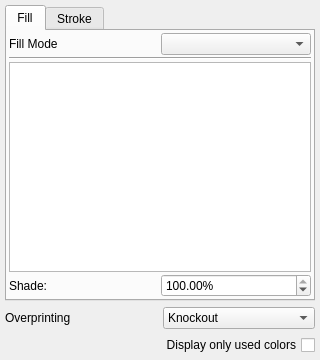
<?xml version="1.0" encoding="UTF-8"?>
<ui version="4.0">
 <class>colorPalette</class>
 <widget class="QWidget" name="colorPalette">
  <property name="geometry">
   <rect>
    <x>0</x>
    <y>0</y>
    <width>320</width>
    <height>360</height>
   </rect>
  </property>
  <property name="windowTitle">
   <string notr="true">Form</string>
  </property>
  <layout class="QVBoxLayout" name="verticalLayout">
   <property name="leftMargin">
    <number>5</number>
   </property>
   <property name="topMargin">
    <number>5</number>
   </property>
   <property name="rightMargin">
    <number>5</number>
   </property>
   <property name="bottomMargin">
    <number>5</number>
   </property>
   <item>
    <widget class="QTabWidget" name="tabFillStroke">
     <property name="currentIndex">
      <number>0</number>
     </property>
     <widget class="QWidget" name="tabFill">
      <attribute name="title">
       <string>Fill</string>
      </attribute>
      <layout class="QVBoxLayout" name="verticalLayout_2">
       <property name="spacing">
        <number>2</number>
       </property>
       <property name="leftMargin">
        <number>2</number>
       </property>
       <property name="topMargin">
        <number>2</number>
       </property>
       <property name="rightMargin">
        <number>2</number>
       </property>
       <property name="bottomMargin">
        <number>2</number>
       </property>
       <item>
        <layout class="QHBoxLayout" name="horizontalLayout_2">
         <item>
          <widget class="QLabel" name="fillModeLabel">
           <property name="text">
            <string>Fill Mode</string>
           </property>
          </widget>
         </item>
         <item>
          <widget class="QComboBox" name="fillModeCombo"/>
         </item>
        </layout>
       </item>
       <item>
        <widget class="Line" name="line">
         <property name="orientation">
          <enum>Qt::Horizontal</enum>
         </property>
        </widget>
       </item>
       <item>
        <widget class="QStackedWidget" name="fillModeStack">
         <property name="currentIndex">
          <number>0</number>
         </property>
         <widget class="QWidget" name="solidFillPage">
          <layout class="QVBoxLayout" name="verticalLayout_3">
           <property name="spacing">
            <number>2</number>
           </property>
           <property name="leftMargin">
            <number>0</number>
           </property>
           <property name="topMargin">
            <number>0</number>
           </property>
           <property name="rightMargin">
            <number>0</number>
           </property>
           <property name="bottomMargin">
            <number>0</number>
           </property>
           <item>
            <widget class="ColorListBox" name="colorListFill"/>
           </item>
           <item>
            <layout class="QHBoxLayout" name="horizontalLayout_3">
             <item>
              <widget class="QLabel" name="fillShadeLabel">
               <property name="text">
                <string>Shade:</string>
               </property>
              </widget>
             </item>
             <item>
              <widget class="ScrSpinBox" name="fillShade">
               <property name="suffix">
                <string>%</string>
               </property>
               <property name="maximum">
                <double>100.000000000000000</double>
               </property>
               <property name="value">
                <double>100.000000000000000</double>
               </property>
              </widget>
             </item>
            </layout>
           </item>
          </layout>
         </widget>
         <widget class="QWidget" name="gradientFillPage">
          <layout class="QVBoxLayout" name="verticalLayout_5">
           <property name="spacing">
            <number>2</number>
           </property>
           <property name="leftMargin">
            <number>0</number>
           </property>
           <property name="topMargin">
            <number>0</number>
           </property>
           <property name="rightMargin">
            <number>0</number>
           </property>
           <property name="bottomMargin">
            <number>0</number>
           </property>
           <item>
            <layout class="QHBoxLayout" name="horizontalLayout_4">
             <item>
              <widget class="QComboBox" name="gradientType">
               <item>
                <property name="text">
                 <string>Linear</string>
                </property>
               </item>
               <item>
                <property name="text">
                 <string>Radial</string>
                </property>
               </item>
               <item>
                <property name="text">
                 <string>Conical</string>
                </property>
               </item>
               <item>
                <property name="text">
                 <string>4 Colors</string>
                </property>
               </item>
               <item>
                <property name="text">
                 <string>Diamond</string>
                </property>
               </item>
               <item>
                <property name="text">
                 <string>Mesh</string>
                </property>
               </item>
               <item>
                <property name="text">
                 <string>Patch Mesh</string>
                </property>
               </item>
              </widget>
             </item>
             <item>
              <widget class="QToolButton" name="gradEditButton">
               <property name="text">
                <string>Move Vector</string>
               </property>
               <property name="checkable">
                <bool>true</bool>
               </property>
              </widget>
             </item>
            </layout>
           </item>
           <item>
            <widget class="QStackedWidget" name="stackedWidget_2">
             <property name="currentIndex">
              <number>0</number>
             </property>
             <widget class="QWidget" name="page_3">
              <layout class="QVBoxLayout" name="verticalLayout_4">
               <item>
                <widget class="QComboBox" name="namedGradient"/>
               </item>
               <item>
                <widget class="GradientEditor" name="gradEdit">
                 <property name="sizePolicy">
                  <sizepolicy hsizetype="Preferred" vsizetype="Expanding">
                   <horstretch>0</horstretch>
                   <verstretch>0</verstretch>
                  </sizepolicy>
                 </property>
                 <property name="frameShape">
                  <enum>QFrame::NoFrame</enum>
                 </property>
                 <property name="frameShadow">
                  <enum>QFrame::Raised</enum>
                 </property>
                </widget>
               </item>
               <item>
                <layout class="QHBoxLayout" name="horizontalLayout_10">
                 <item>
                  <widget class="QLabel" name="gradientExtendLabel">
                   <property name="text">
                    <string>Extend:</string>
                   </property>
                  </widget>
                 </item>
                 <item>
                  <widget class="QComboBox" name="gradientExtend">
                   <item>
                    <property name="text">
                     <string>None</string>
                    </property>
                   </item>
                   <item>
                    <property name="text">
                     <string>Pad</string>
                    </property>
                   </item>
                  </widget>
                 </item>
                </layout>
               </item>
              </layout>
             </widget>
             <widget class="QWidget" name="page_4">
              <layout class="QVBoxLayout" name="verticalLayout_8">
               <property name="leftMargin">
                <number>0</number>
               </property>
               <property name="topMargin">
                <number>0</number>
               </property>
               <property name="rightMargin">
                <number>0</number>
               </property>
               <property name="bottomMargin">
                <number>0</number>
               </property>
               <item>
                <layout class="QGridLayout" name="gridLayout_4">
                 <item row="0" column="0">
                  <widget class="QLabel" name="colorPointLabel">
                   <property name="text">
                    <string>Color</string>
                   </property>
                  </widget>
                 </item>
                 <item row="0" column="1">
                  <widget class="QLabel" name="colorShadeLabel">
                   <property name="text">
                    <string>Shade</string>
                   </property>
                  </widget>
                 </item>
                 <item row="0" column="2">
                  <widget class="QLabel" name="colorAlphaLabel">
                   <property name="text">
                    <string>Transparency</string>
                   </property>
                  </widget>
                 </item>
                 <item row="1" column="0">
                  <widget class="ColorCombo" name="colorPoint1">
                   <property name="sizePolicy">
                    <sizepolicy hsizetype="Expanding" vsizetype="Fixed">
                     <horstretch>0</horstretch>
                     <verstretch>0</verstretch>
                    </sizepolicy>
                   </property>
                  </widget>
                 </item>
                 <item row="1" column="1">
                  <widget class="ScrSpinBox" name="color1Shade">
                   <property name="suffix">
                    <string> %</string>
                   </property>
                   <property name="minimum">
                    <double>0.000000000000000</double>
                   </property>
                   <property name="maximum">
                    <double>100.000000000000000</double>
                   </property>
                   <property name="singleStep">
                    <double>10.000000000000000</double>
                   </property>
                   <property name="value">
                    <double>100.000000000000000</double>
                   </property>
                  </widget>
                 </item>
                 <item row="1" column="2">
                  <widget class="ScrSpinBox" name="color1Alpha">
                   <property name="suffix">
                    <string> %</string>
                   </property>
                   <property name="maximum">
                    <double>100.000000000000000</double>
                   </property>
                   <property name="singleStep">
                    <double>10.000000000000000</double>
                   </property>
                   <property name="value">
                    <double>100.000000000000000</double>
                   </property>
                  </widget>
                 </item>
                 <item row="2" column="0">
                  <widget class="ColorCombo" name="colorPoint2">
                   <property name="sizePolicy">
                    <sizepolicy hsizetype="Expanding" vsizetype="Fixed">
                     <horstretch>0</horstretch>
                     <verstretch>0</verstretch>
                    </sizepolicy>
                   </property>
                  </widget>
                 </item>
                 <item row="2" column="1">
                  <widget class="ScrSpinBox" name="color2Shade">
                   <property name="suffix">
                    <string> %</string>
                   </property>
                   <property name="minimum">
                    <double>0.000000000000000</double>
                   </property>
                   <property name="maximum">
                    <double>100.000000000000000</double>
                   </property>
                   <property name="singleStep">
                    <double>10.000000000000000</double>
                   </property>
                   <property name="value">
                    <double>100.000000000000000</double>
                   </property>
                  </widget>
                 </item>
                 <item row="2" column="2">
                  <widget class="ScrSpinBox" name="color2Alpha">
                   <property name="suffix">
                    <string> %</string>
                   </property>
                   <property name="maximum">
                    <double>100.000000000000000</double>
                   </property>
                   <property name="singleStep">
                    <double>10.000000000000000</double>
                   </property>
                   <property name="value">
                    <double>100.000000000000000</double>
                   </property>
                  </widget>
                 </item>
                 <item row="3" column="0">
                  <widget class="ColorCombo" name="colorPoint3">
                   <property name="sizePolicy">
                    <sizepolicy hsizetype="Expanding" vsizetype="Fixed">
                     <horstretch>0</horstretch>
                     <verstretch>0</verstretch>
                    </sizepolicy>
                   </property>
                  </widget>
                 </item>
                 <item row="3" column="1">
                  <widget class="ScrSpinBox" name="color3Shade">
                   <property name="suffix">
                    <string> %</string>
                   </property>
                   <property name="minimum">
                    <double>0.000000000000000</double>
                   </property>
                   <property name="maximum">
                    <double>100.000000000000000</double>
                   </property>
                   <property name="singleStep">
                    <double>10.000000000000000</double>
                   </property>
                   <property name="value">
                    <double>100.000000000000000</double>
                   </property>
                  </widget>
                 </item>
                 <item row="3" column="2">
                  <widget class="ScrSpinBox" name="color3Alpha">
                   <property name="suffix">
                    <string> %</string>
                   </property>
                   <property name="maximum">
                    <double>100.000000000000000</double>
                   </property>
                   <property name="singleStep">
                    <double>10.000000000000000</double>
                   </property>
                   <property name="value">
                    <double>100.000000000000000</double>
                   </property>
                  </widget>
                 </item>
                 <item row="4" column="0">
                  <widget class="ColorCombo" name="colorPoint4">
                   <property name="sizePolicy">
                    <sizepolicy hsizetype="Expanding" vsizetype="Fixed">
                     <horstretch>0</horstretch>
                     <verstretch>0</verstretch>
                    </sizepolicy>
                   </property>
                  </widget>
                 </item>
                 <item row="4" column="1">
                  <widget class="ScrSpinBox" name="color4Shade">
                   <property name="suffix">
                    <string> %</string>
                   </property>
                   <property name="minimum">
                    <double>0.000000000000000</double>
                   </property>
                   <property name="maximum">
                    <double>100.000000000000000</double>
                   </property>
                   <property name="singleStep">
                    <double>10.000000000000000</double>
                   </property>
                   <property name="value">
                    <double>100.000000000000000</double>
                   </property>
                  </widget>
                 </item>
                 <item row="4" column="2">
                  <widget class="ScrSpinBox" name="color4Alpha">
                   <property name="suffix">
                    <string> %</string>
                   </property>
                   <property name="maximum">
                    <double>100.000000000000000</double>
                   </property>
                   <property name="singleStep">
                    <double>10.000000000000000</double>
                   </property>
                   <property name="value">
                    <double>100.000000000000000</double>
                   </property>
                  </widget>
                 </item>
                </layout>
               </item>
               <item>
                <spacer name="verticalSpacer">
                 <property name="orientation">
                  <enum>Qt::Vertical</enum>
                 </property>
                 <property name="sizeHint" stdset="0">
                  <size>
                   <width>20</width>
                   <height>70</height>
                  </size>
                 </property>
                </spacer>
               </item>
              </layout>
             </widget>
             <widget class="QWidget" name="page_5">
              <layout class="QVBoxLayout" name="verticalLayout_9">
               <item>
                <layout class="QGridLayout" name="gridLayout_5">
                 <item row="0" column="0">
                  <widget class="QLabel" name="colorMeshPointLabel">
                   <property name="text">
                    <string>Color:</string>
                   </property>
                  </widget>
                 </item>
                 <item row="0" column="1">
                  <widget class="ColorCombo" name="colorMeshPoint">
                   <property name="enabled">
                    <bool>false</bool>
                   </property>
                   <property name="sizePolicy">
                    <sizepolicy hsizetype="Expanding" vsizetype="Fixed">
                     <horstretch>0</horstretch>
                     <verstretch>0</verstretch>
                    </sizepolicy>
                   </property>
                  </widget>
                 </item>
                 <item row="1" column="0">
                  <widget class="QLabel" name="shadeMeshPointLabel">
                   <property name="text">
                    <string>Shade:</string>
                   </property>
                  </widget>
                 </item>
                 <item row="1" column="1">
                  <widget class="ScrSpinBox" name="shadeMeshPoint">
                   <property name="enabled">
                    <bool>false</bool>
                   </property>
                   <property name="suffix">
                    <string> %</string>
                   </property>
                   <property name="minimum">
                    <double>0.000000000000000</double>
                   </property>
                   <property name="maximum">
                    <double>100.000000000000000</double>
                   </property>
                   <property name="singleStep">
                    <double>10.000000000000000</double>
                   </property>
                   <property name="value">
                    <double>100.000000000000000</double>
                   </property>
                  </widget>
                 </item>
                 <item row="2" column="0">
                  <widget class="QLabel" name="transparencyMeshPointLabel">
                   <property name="text">
                    <string>Opacity:</string>
                   </property>
                  </widget>
                 </item>
                 <item row="2" column="1">
                  <widget class="ScrSpinBox" name="transparencyMeshPoint">
                   <property name="enabled">
                    <bool>false</bool>
                   </property>
                   <property name="suffix">
                    <string> %</string>
                   </property>
                   <property name="maximum">
                    <double>100.000000000000000</double>
                   </property>
                   <property name="singleStep">
                    <double>10.000000000000000</double>
                   </property>
                   <property name="value">
                    <double>100.000000000000000</double>
                   </property>
                  </widget>
                 </item>
                </layout>
               </item>
               <item>
                <layout class="QHBoxLayout" name="horizontalLayout_8">
                 <item>
                  <widget class="QToolButton" name="editMeshColors">
                   <property name="text">
                    <string>Edit Colors</string>
                   </property>
                   <property name="checkable">
                    <bool>true</bool>
                   </property>
                  </widget>
                 </item>
                 <item>
                  <spacer name="horizontalSpacer_2">
                   <property name="orientation">
                    <enum>Qt::Horizontal</enum>
                   </property>
                   <property name="sizeHint" stdset="0">
                    <size>
                     <width>40</width>
                     <height>20</height>
                    </size>
                   </property>
                  </spacer>
                 </item>
                </layout>
               </item>
               <item>
                <spacer name="verticalSpacer_2">
                 <property name="orientation">
                  <enum>Qt::Vertical</enum>
                 </property>
                 <property name="sizeHint" stdset="0">
                  <size>
                   <width>20</width>
                   <height>101</height>
                  </size>
                 </property>
                </spacer>
               </item>
              </layout>
             </widget>
            </widget>
           </item>
          </layout>
         </widget>
         <widget class="QWidget" name="page">
          <layout class="QVBoxLayout" name="verticalLayout_12">
           <item>
            <layout class="QGridLayout" name="gridLayout">
             <item row="0" column="0">
              <widget class="QLabel" name="hatchDistLabel">
               <property name="text">
                <string>Distance:</string>
               </property>
              </widget>
             </item>
             <item row="0" column="1">
              <widget class="ScrSpinBox" name="hatchDist"/>
             </item>
             <item row="1" column="0">
              <widget class="QLabel" name="hatchAngleLabel">
               <property name="text">
                <string>Angle:</string>
               </property>
              </widget>
             </item>
             <item row="1" column="1">
              <widget class="ScrSpinBox" name="hatchAngle"/>
             </item>
             <item row="2" column="0">
              <widget class="QLabel" name="hatchTypeLabel">
               <property name="text">
                <string>Type:</string>
               </property>
              </widget>
             </item>
             <item row="2" column="1">
              <widget class="QComboBox" name="hatchType">
               <item>
                <property name="text">
                 <string>Single</string>
                </property>
               </item>
               <item>
                <property name="text">
                 <string>Double</string>
                </property>
               </item>
               <item>
                <property name="text">
                 <string>Triple</string>
                </property>
               </item>
              </widget>
             </item>
             <item row="3" column="0">
              <widget class="QLabel" name="hatchLineColorLabel">
               <property name="text">
                <string>Line Color:</string>
               </property>
              </widget>
             </item>
             <item row="3" column="1">
              <widget class="ColorCombo" name="hatchLineColor"/>
             </item>
             <item row="4" column="0">
              <widget class="QLabel" name="hatchBackgroundLabel">
               <property name="text">
                <string>Background:</string>
               </property>
              </widget>
             </item>
             <item row="4" column="1">
              <widget class="ColorCombo" name="hatchBackground"/>
             </item>
            </layout>
           </item>
           <item>
            <spacer name="verticalSpacer_3">
             <property name="orientation">
              <enum>Qt::Vertical</enum>
             </property>
             <property name="sizeHint" stdset="0">
              <size>
               <width>20</width>
               <height>75</height>
              </size>
             </property>
            </spacer>
           </item>
          </layout>
         </widget>
         <widget class="QWidget" name="patternFillPage">
          <layout class="QVBoxLayout" name="verticalLayout_6">
           <property name="spacing">
            <number>2</number>
           </property>
           <property name="leftMargin">
            <number>0</number>
           </property>
           <property name="topMargin">
            <number>0</number>
           </property>
           <property name="rightMargin">
            <number>0</number>
           </property>
           <property name="bottomMargin">
            <number>0</number>
           </property>
           <item>
            <widget class="QListWidget" name="patternBox">
             <property name="movement">
              <enum>QListView::Snap</enum>
             </property>
             <property name="flow">
              <enum>QListView::LeftToRight</enum>
             </property>
             <property name="isWrapping" stdset="0">
              <bool>true</bool>
             </property>
             <property name="resizeMode">
              <enum>QListView::Adjust</enum>
             </property>
             <property name="viewMode">
              <enum>QListView::IconMode</enum>
             </property>
             <property name="wordWrap">
              <bool>true</bool>
             </property>
            </widget>
           </item>
           <item>
            <layout class="QHBoxLayout" name="horizontalLayout_5">
             <property name="spacing">
              <number>5</number>
             </property>
             <item>
              <widget class="QToolButton" name="editPatternProps">
               <property name="text">
                <string>Properties...</string>
               </property>
              </widget>
             </item>
             <item>
              <spacer name="horizontalSpacer_3">
               <property name="orientation">
                <enum>Qt::Horizontal</enum>
               </property>
               <property name="sizeHint" stdset="0">
                <size>
                 <width>40</width>
                 <height>20</height>
                </size>
               </property>
              </spacer>
             </item>
            </layout>
           </item>
          </layout>
         </widget>
        </widget>
       </item>
      </layout>
     </widget>
     <widget class="QWidget" name="tabStroke">
      <attribute name="title">
       <string>Stroke</string>
      </attribute>
      <layout class="QVBoxLayout" name="verticalLayout_11">
       <property name="spacing">
        <number>2</number>
       </property>
       <property name="leftMargin">
        <number>2</number>
       </property>
       <property name="topMargin">
        <number>2</number>
       </property>
       <property name="rightMargin">
        <number>2</number>
       </property>
       <property name="bottomMargin">
        <number>2</number>
       </property>
       <item>
        <layout class="QHBoxLayout" name="horizontalLayout_6">
         <item>
          <widget class="QLabel" name="strokeModeLabel">
           <property name="text">
            <string>Stroke Mode</string>
           </property>
          </widget>
         </item>
         <item>
          <widget class="QComboBox" name="strokeModeCombo"/>
         </item>
        </layout>
       </item>
       <item>
        <widget class="Line" name="line_2">
         <property name="orientation">
          <enum>Qt::Horizontal</enum>
         </property>
        </widget>
       </item>
       <item>
        <widget class="QStackedWidget" name="strokeModeStack">
         <property name="currentIndex">
          <number>0</number>
         </property>
         <widget class="QWidget" name="solidStrokePage">
          <layout class="QVBoxLayout" name="verticalLayout_7">
           <property name="spacing">
            <number>2</number>
           </property>
           <property name="leftMargin">
            <number>0</number>
           </property>
           <property name="topMargin">
            <number>0</number>
           </property>
           <property name="rightMargin">
            <number>0</number>
           </property>
           <property name="bottomMargin">
            <number>0</number>
           </property>
           <item>
            <widget class="ColorListBox" name="colorListStroke"/>
           </item>
           <item>
            <layout class="QHBoxLayout" name="horizontalLayout_7">
             <item>
              <widget class="QLabel" name="strokeShadeLabel">
               <property name="text">
                <string>Shade:</string>
               </property>
              </widget>
             </item>
             <item>
              <widget class="ScrSpinBox" name="strokeShade">
               <property name="suffix">
                <string>%</string>
               </property>
               <property name="maximum">
                <double>100.000000000000000</double>
               </property>
               <property name="value">
                <double>100.000000000000000</double>
               </property>
              </widget>
             </item>
            </layout>
           </item>
          </layout>
         </widget>
         <widget class="QWidget" name="gradientStrokePage">
          <layout class="QVBoxLayout" name="verticalLayout_10">
           <item>
            <layout class="QHBoxLayout" name="horizontalLayout_9">
             <item>
              <widget class="QComboBox" name="gradientTypeStroke">
               <item>
                <property name="text">
                 <string>Linear</string>
                </property>
               </item>
               <item>
                <property name="text">
                 <string>Radial</string>
                </property>
               </item>
              </widget>
             </item>
             <item>
              <widget class="QToolButton" name="gradEditButtonStroke">
               <property name="text">
                <string>Move Vector</string>
               </property>
               <property name="checkable">
                <bool>true</bool>
               </property>
              </widget>
             </item>
            </layout>
           </item>
           <item>
            <widget class="QComboBox" name="namedGradientStroke"/>
           </item>
           <item>
            <widget class="GradientEditor" name="gradEditStroke">
             <property name="sizePolicy">
              <sizepolicy hsizetype="Preferred" vsizetype="Expanding">
               <horstretch>0</horstretch>
               <verstretch>0</verstretch>
              </sizepolicy>
             </property>
             <property name="frameShape">
              <enum>QFrame::NoFrame</enum>
             </property>
             <property name="frameShadow">
              <enum>QFrame::Raised</enum>
             </property>
            </widget>
           </item>
           <item>
            <layout class="QHBoxLayout" name="horizontalLayout_12">
             <item>
              <widget class="QLabel" name="GradientExtendSLabel">
               <property name="text">
                <string>Extend:</string>
               </property>
              </widget>
             </item>
             <item>
              <widget class="QComboBox" name="GradientExtendS">
               <item>
                <property name="text">
                 <string>None</string>
                </property>
               </item>
               <item>
                <property name="text">
                 <string>Pad</string>
                </property>
               </item>
              </widget>
             </item>
            </layout>
           </item>
          </layout>
         </widget>
         <widget class="QWidget" name="patternStrokePage">
          <layout class="QVBoxLayout" name="verticalLayout_14">
           <property name="spacing">
            <number>2</number>
           </property>
           <property name="leftMargin">
            <number>0</number>
           </property>
           <property name="topMargin">
            <number>0</number>
           </property>
           <property name="rightMargin">
            <number>0</number>
           </property>
           <property name="bottomMargin">
            <number>0</number>
           </property>
           <item>
            <widget class="QListWidget" name="patternBoxStroke">
             <property name="movement">
              <enum>QListView::Snap</enum>
             </property>
             <property name="flow">
              <enum>QListView::LeftToRight</enum>
             </property>
             <property name="isWrapping" stdset="0">
              <bool>true</bool>
             </property>
             <property name="resizeMode">
              <enum>QListView::Adjust</enum>
             </property>
             <property name="viewMode">
              <enum>QListView::IconMode</enum>
             </property>
             <property name="wordWrap">
              <bool>true</bool>
             </property>
            </widget>
           </item>
           <item>
            <layout class="QHBoxLayout" name="horizontalLayout_11">
             <property name="spacing">
              <number>5</number>
             </property>
             <item>
              <widget class="QToolButton" name="editPatternPropsStroke">
               <property name="text">
                <string>Properties...</string>
               </property>
              </widget>
             </item>
             <item>
              <spacer name="horizontalSpacer_5">
               <property name="orientation">
                <enum>Qt::Horizontal</enum>
               </property>
               <property name="sizeHint" stdset="0">
                <size>
                 <width>40</width>
                 <height>20</height>
                </size>
               </property>
              </spacer>
             </item>
             <item>
              <widget class="QCheckBox" name="followsPath">
               <property name="layoutDirection">
                <enum>Qt::RightToLeft</enum>
               </property>
               <property name="text">
                <string>Pattern follows Path</string>
               </property>
              </widget>
             </item>
            </layout>
           </item>
          </layout>
         </widget>
        </widget>
       </item>
      </layout>
     </widget>
    </widget>
   </item>
   <item>
    <layout class="QHBoxLayout" name="horizontalLayout">
     <item>
      <widget class="QLabel" name="overPrintLabel">
       <property name="text">
        <string>Overprinting</string>
       </property>
      </widget>
     </item>
     <item>
      <widget class="QComboBox" name="overPrintCombo">
       <item>
        <property name="text">
         <string>Knockout</string>
        </property>
       </item>
       <item>
        <property name="text">
         <string>Overprint</string>
        </property>
       </item>
      </widget>
     </item>
    </layout>
   </item>
   <item>
    <widget class="QCheckBox" name="displayAllColors">
     <property name="layoutDirection">
      <enum>Qt::RightToLeft</enum>
     </property>
     <property name="text">
      <string>Display only used colors</string>
     </property>
    </widget>
   </item>
  </layout>
 </widget>
 <customwidgets>
  <customwidget>
   <class>ScrSpinBox</class>
   <extends>QDoubleSpinBox</extends>
   <header>ui/scrspinbox.h</header>
  </customwidget>
  <customwidget>
   <class>GradientEditor</class>
   <extends>QFrame</extends>
   <header>ui/gradienteditor.h</header>
   <container>1</container>
  </customwidget>
  <customwidget>
   <class>ColorListBox</class>
   <extends>QListView</extends>
   <header>ui/colorlistbox.h</header>
  </customwidget>
  <customwidget>
   <class>ColorCombo</class>
   <extends>QComboBox</extends>
   <header>ui/colorcombo.h</header>
  </customwidget>
 </customwidgets>
 <resources/>
 <connections/>
</ui>
